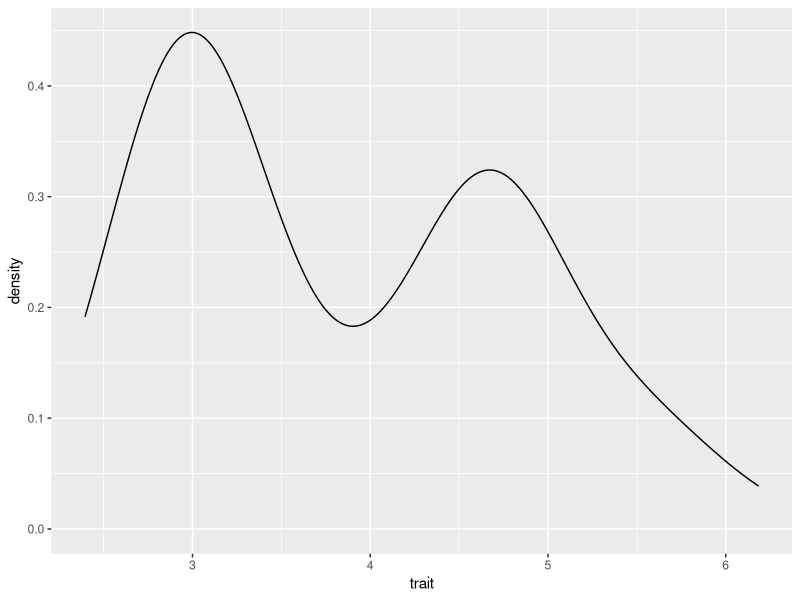
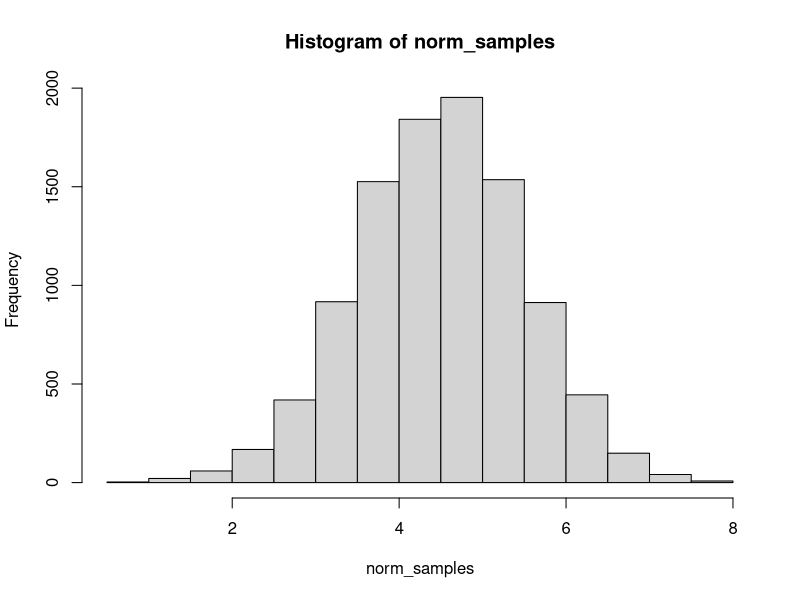

The R script that drew these images, in order:
## ---- chunk 1
library(tidyverse)
birds <- read_csv("../data/birds.csv")
ggplot(data = birds, mapping = aes(x=trait)) + geom_density()

## ---- chunk 2

norm_samples <- rnorm(10000, mean = 4.5)
hist(norm_samples)
## ---- chunk 3

ks.test(x = birds, y = norm_samples) 

